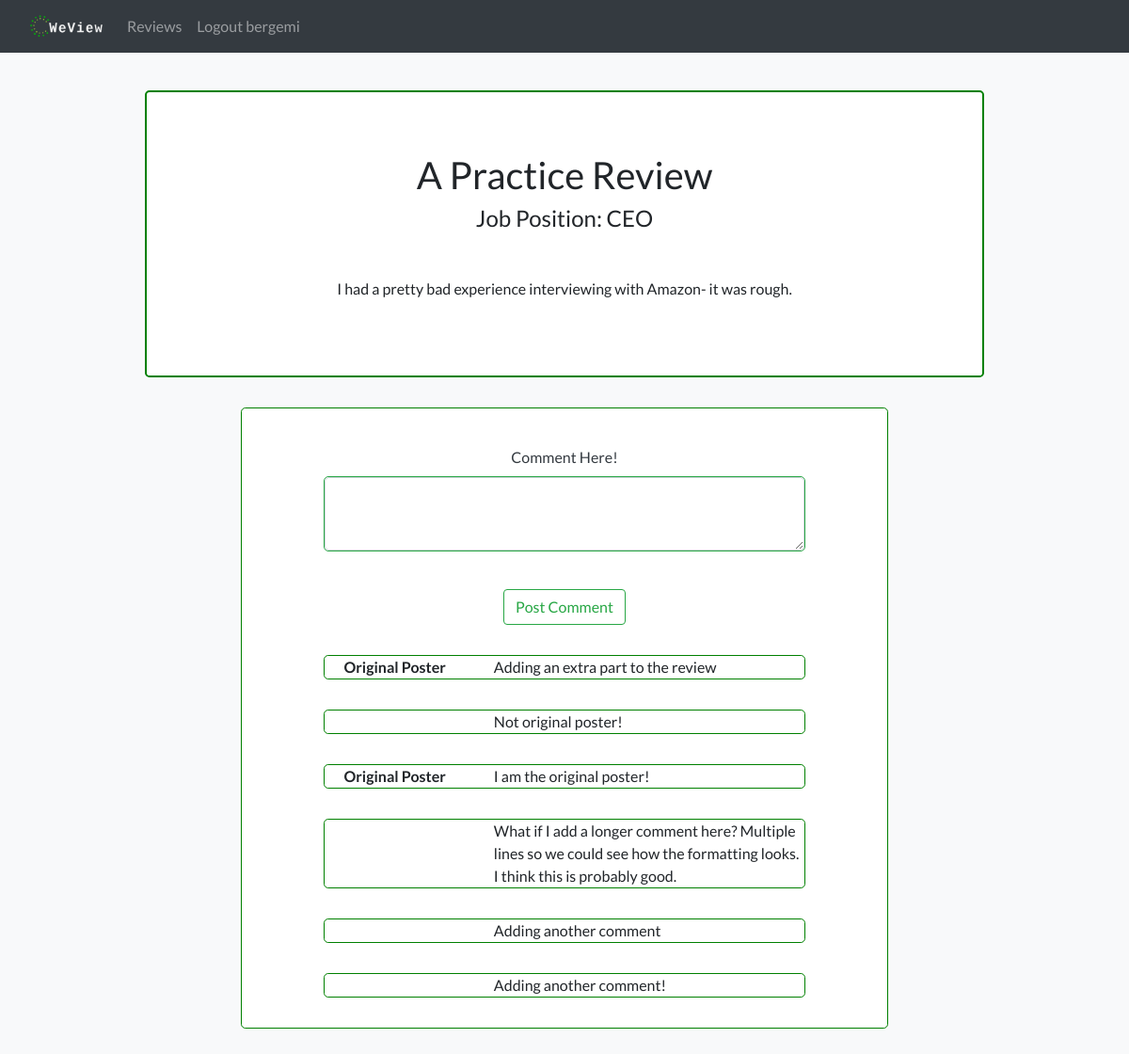
Screenshot of /read?id=1 (signed in) with the database file from the repository.
### main.py (models this page shows, shortened)
class Review(db.Model):
    id = db.Column(db.Integer, primary_key=True)
    title = db.Column(db.String(50))
    job_title = db.Column(db.String(50))
    response = db.Column(db.Text())
    company_id = db.Column(db.String(50), db.ForeignKey('company.id'),
        nullable=False)
    comments = db.relationship("Comment", backref="review", lazy=True)
    username = db.Column(db.String(20), db.ForeignKey('user.username'),
        nullable=False)

class Comment(db.Model):
    id = db.Column(db.Integer, primary_key=True)
    response = db.Column(db.Text())
    review_id = db.Column(db.String(50), db.ForeignKey('review.id'),
        nullable=False)
    username = db.Column(db.String(20), db.ForeignKey('user.username'),
        nullable=False)

### main.py (the view)
@app.route("/read", methods=['GET','POST'])
@login_required
def read():
    source = request.args.get('id')
    if source is not None and source.isnumeric():
        review = Review.query.filter_by(id=source).first()
        comment_form = CommentForm()
        if comment_form.validate_on_submit():
            comment = Comment(response=comment_form.text.data, review_id=review.id, username=session["username"])
            db.session.add(comment)
            db.session.commit()
            comments = Comment.query.filter_by(review_id=review.id).all()
            if review.username == session['username']:
                return render_template('read_review.html', user=session['username'], review=review, form=comment_form, comments=comments)
            else:
                return render_template('read_review.html', user=session['username'], review=review, form=comment_form, comments=comments)
        else:
            comments = Comment.query.filter_by(review_id=review.id).all()
            return render_template('read_review.html', user=session['username'], review=review, form=comment_form, comments=comments)
    else:
        return render_template('error_after_login.html', error_message='Invalid Input', error_text='Invalid or no ID entered')

### forms.py
class CommentForm(FlaskForm):
    text = TextAreaField('Comment Here!',
                           validators=[DataRequired()])
    submit = SubmitField('Post Comment')

### main.py (called while the page is built)
def login_required(func):
    @functools.wraps(func)
    def secure_function(*args, **kwargs):
        if "username" not in session:
            return redirect(url_for("login", next=request.url))
        return func(*args, **kwargs)
    return secure_function

### templates/read_review.html (shortened to what this page needs)
{% extends "layout_for_after_login.html" %}
{% block navbar %}
<nav class="navbar navbar-expand-md navbar-dark bg-dark">
  <div class="container-fluid">
    <a class="navbar-brand" href="/home">
      <img src="static/styles/images/small_logo.png" alt="logo" width="80px" height="30px" class="d-inline-block align-top">
    </a>
    <div class="collapse navbar-collapse" id="navbarNav">
        <ul class="navbar-nav">
            <li class="nav-item">
                <a class="nav-link" href="/reviews">Reviews</a>
            </li>
            <li class="nav-item">
                <a class="nav-link" href="/logout">Logout {{ user }}</a>
            </li>
        </ul>
    </div>
</div>
</nav>
{% endblock %}
{% block content %}
<div class="row" style="margin-top:5vh">
    <div class="col"></div>
    <div class="col-9">
        <div class="jumbotron text-center bg-white" style="border:2px solid green">
            <div class="row">
                <div class="col"></div>
                <div class="col-9">
                    <h1>{{ review.title }}</h1>
                </div>
                <div class="col"></div>
            </div>
            <div class="row">
                <div class="col"></div>
                <div class="col-9">
                    <h4>Job Position: {{ review.job_title }}
                </div>
                <div class="col"></div>
            </div>
            <div class="row" style="padding-top:5vh">
                <div class="col"></div>
                <div class="col-9">
                    <p>{{ review.response }}</p>
                </div>
                <div class="col"></div>
            </div>
        </div>
    </div>
    <div class="col"></div>
</div>
<div class="row">
    <div class="col"></div>
    <div class="col-7">
        <div class="jumbotron text-center bg-white" style="border:1px solid green; padding-bottom:0vh; padding-top:5vh">
            <div class="row">
                <div class="col"></div>
                <div class="col-10">
                    <form method="POST" action="">
                        <fieldset class="form-group">
                            <div class="form-group">
                                {{ form.text.label(class="form-control-label text-dark") }}
                                <div style="border:1px solid; border-radius:5px;" class="text-success">
                                    {% if form.text.errors %}
                                        {{ form.text(class="form-control form-control-lg is-invalid") }}
                                        <div class="invalid-feedback">
                                            {% for error in form.text.errors%}
                                                <span>{{error}}</span>
                                            {% endfor %}
                                        </div>
                                    {% else %}
                                        {{ form.text(class="form-control form-control-lg") }}
                                    {% endif %}
                                </div>
                            </div>
                            <br />
                            <div class="form-group">
                                {{ form.submit(class="btn btn-outline-success") }}
                            </div>
                        </fieldset>
                    </form>
                </div>
                <div class="col"></div>
            </div>
            {% for comment in comments %}
                <div class="row">
                    <div class="col"></div>
                    <div class="col-10">
                        <div class="jumbotron text-center bg-white" style="border:1px solid green; padding:0vh;">
                            {% if review.username == comment.username %}
                                <div class="row">
                                    <div class="col-4"><b>Original Poster</b></div>
                                    <div class="col" style="text-align:left">{{ comment.response }}</div>
                                </div>
                            {% else %}
                                <div class="row">
                                    <div class="col-4"></div>
                                    <div class="col" style="text-align:left">
                                        {{ comment.response }}
                                    </div>
                                </div>
                            {% endif %}
                        </div>
                    </div>
                    <div class="col"></div>
                </div>
            {% endfor %}
        </div>
    </div>
    <div class="col"></div>
</div>
{% endblock %}

### templates/layout_for_after_login.html (shortened to what this page needs)
<!DOCTYPE html>
<html>
    <head>
        <link rel="stylesheet" href="https://cdn.jsdelivr.net/npm/bootstrap@4.3.1/dist/css/bootstrap.min.css">
        <link href="../static/styles/main.css" rel="stylesheet">
    </head>
    <body class="bg-light">
        {% block navbar %}{% endblock %}
        {% block content %}{% endblock %}
    </body>
</html>

### static/styles/main.css (style rules this page uses)
body, html, h1, h2, h3, h4, h5, h6, nav-item, btn-nav, div, li, ul, p, span, a, button, nav { font-family: 'Lato', sans-serif; }

### rows the page displays
Review: title "A Practice Review", job_title "CEO", response "I had a pretty bad experience interviewing with Amazon- it was rough."
Comment: response "Adding an extra part to the review"
Comment: response "Not original poster!"
Comment: response "I am the original poster!"
Comment: response "What if I add a longer comment here? Multiple lines so we could see how the formatting looks. I think this is probably good."
Comment: response "Adding another comment"
Comment: response "Adding another comment!"

### other values shown
{{ user }} "bergemi"
